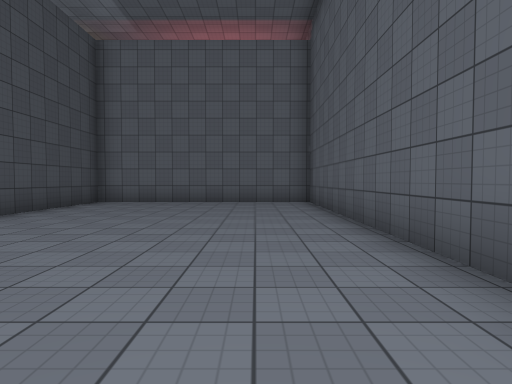
View 1 (above)

17 first-person views from a walk through a Unity game level. The camera is 1.3 m above the floor, tilts 2° down and sees 75° across. The floor is counted in squares, 2 m on a side. Each view is taken from the middle of a square. On the plan, view 1 faces up. The plan holds only what a view shows up to about 10 squares ahead; the rest is blank. The place goes on beyond the plan. The player is left out. Door leaves are left out, so doorways stand open. Surface patterns are stand-ins for the level's own textures.

View 2
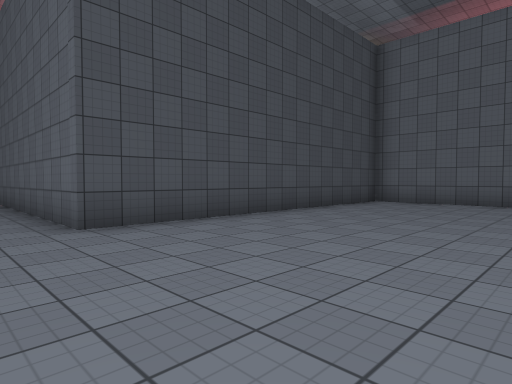

View 3
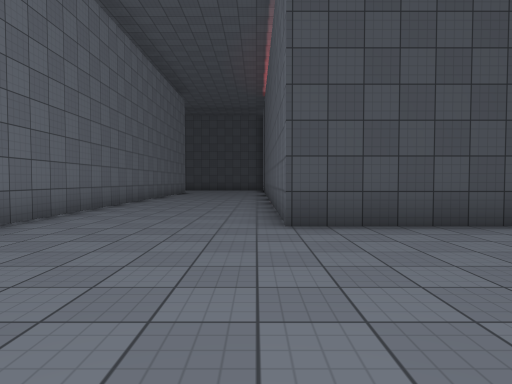

View 4
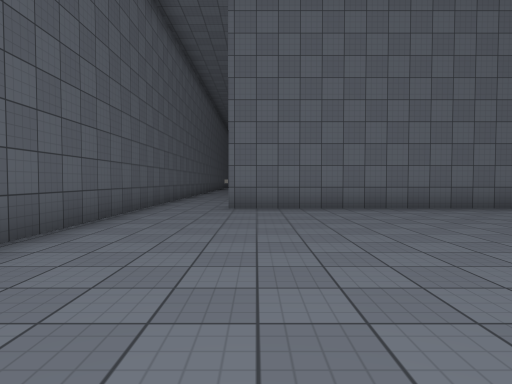

View 5
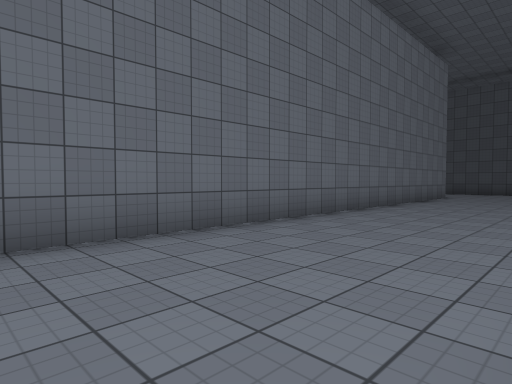

View 6
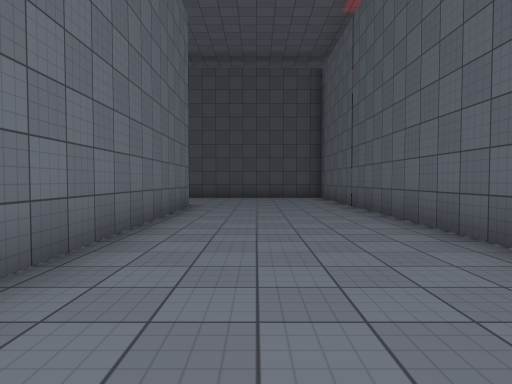

View 7
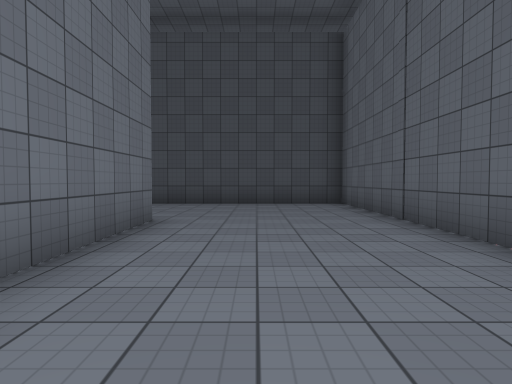

View 8
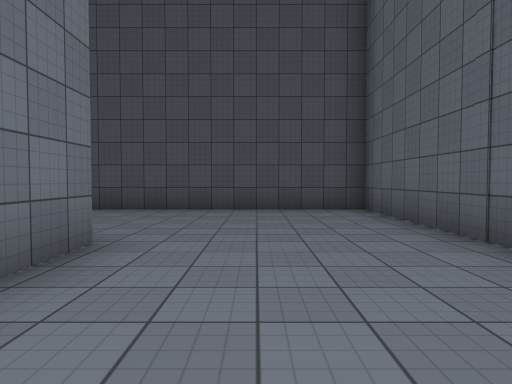

View 9
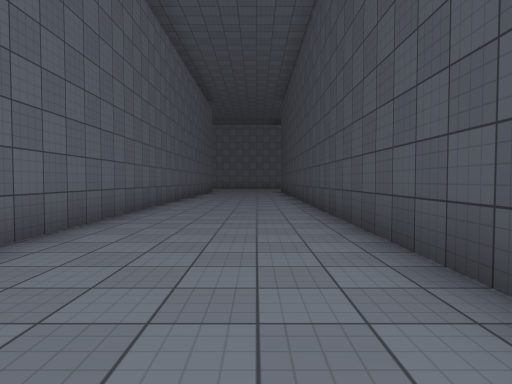

View 10
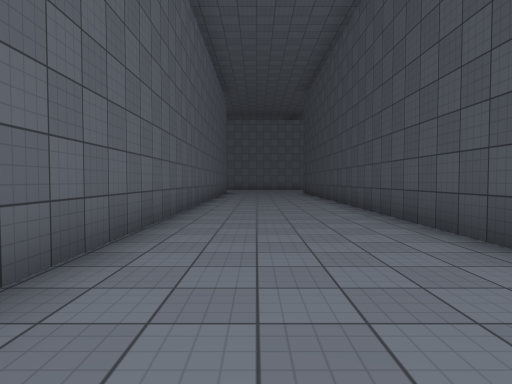

View 11
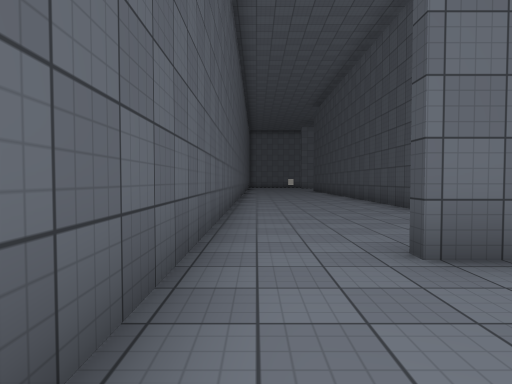

View 12
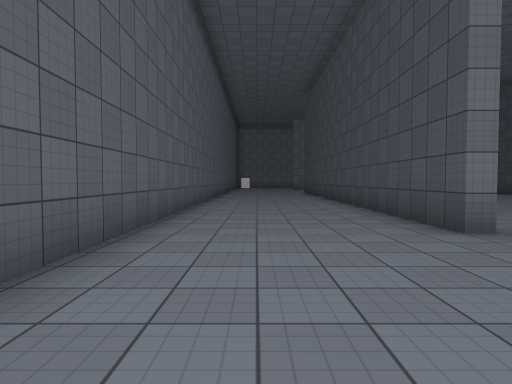

View 13
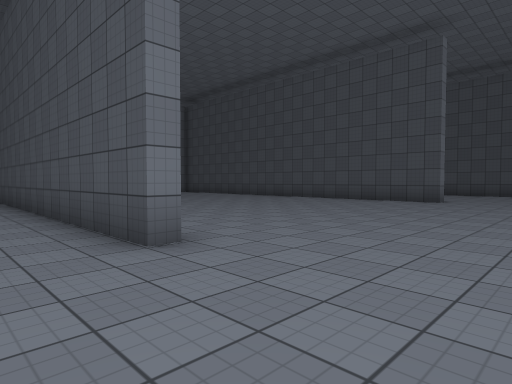

View 14
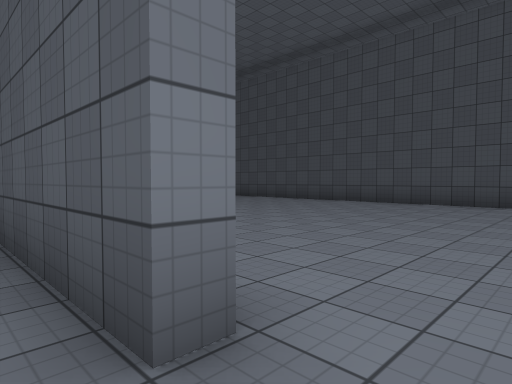

View 15
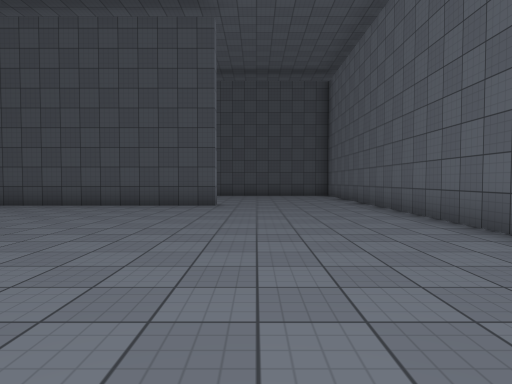

View 16
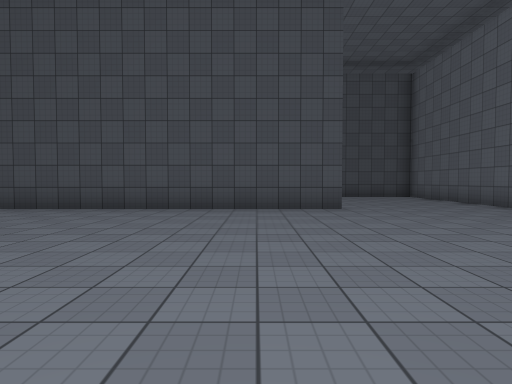

View 17
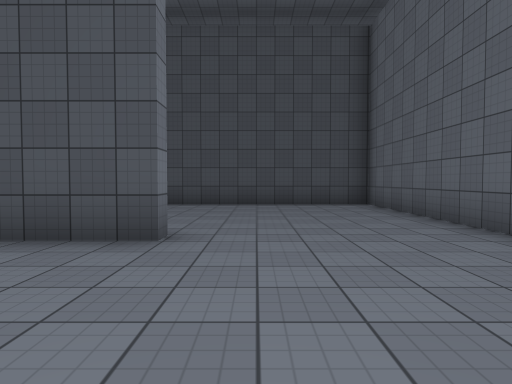

### Floor plan
Points are (right, up) in squares from view 1. A wall is a line through its corners. A room is listed if a view was taken in it or the views show most of it. See-through windows are left out.
Room 1 (views 1, 2, 3, 4, 5, 6, 7, 8, 9, 10, 11)
walls: (-17.5, -2.7) (-0.2, -2.7); (1.6, -2.5) (1.6, 10) (-4.7, 10) (-4.7, 1.4) (-21.4, 1.4) (-21.4, -13); (-17.5, -13) (-17.5, -4.2)
ways out: opening at (0.5, -3) to room 2
Room 2 (views 12, 13, 14, 15, 16, 17)
walls: (-3, -7) (-2.6, -7) (-2.6, -13.5); (-12, -7) (-11.6, -7) (-11.6, -13.5); (-6.9, -2.9) (-17.1, -2.9) (-17.1, -8.5); (1.6, -13) (1.6, -2.5)
ways out: opening at (0.5, -3) to room 1
objects: other object (0, -8)

Where each view was taken, in squares from view 1:
view 1: 0 up, 0 right, facing up
view 2: 0 up, 0 right, facing up-left
view 3: 1 up, 0 right, facing left
view 4: 5 up, 1 left, facing down
view 5: 1 up, 4 left, facing down-left
view 6: 1 down, 9 left, facing left
view 7: 1 down, 12 left, facing left
view 8: 1 down, 14 left, facing left
view 9: 1 down, 20 left, facing down
view 10: 3 down, 19 left, facing down
view 11: 0 up, 1 right, facing down
view 12: 3 down, 0 right, facing down
view 13: 4 down, 1 left, facing down-left
view 14: 6 down, 2 left, facing down-left
view 15: 6 down, 3 left, facing left
view 16: 9 down, 4 left, facing left
view 17: 6 down, 8 left, facing left
